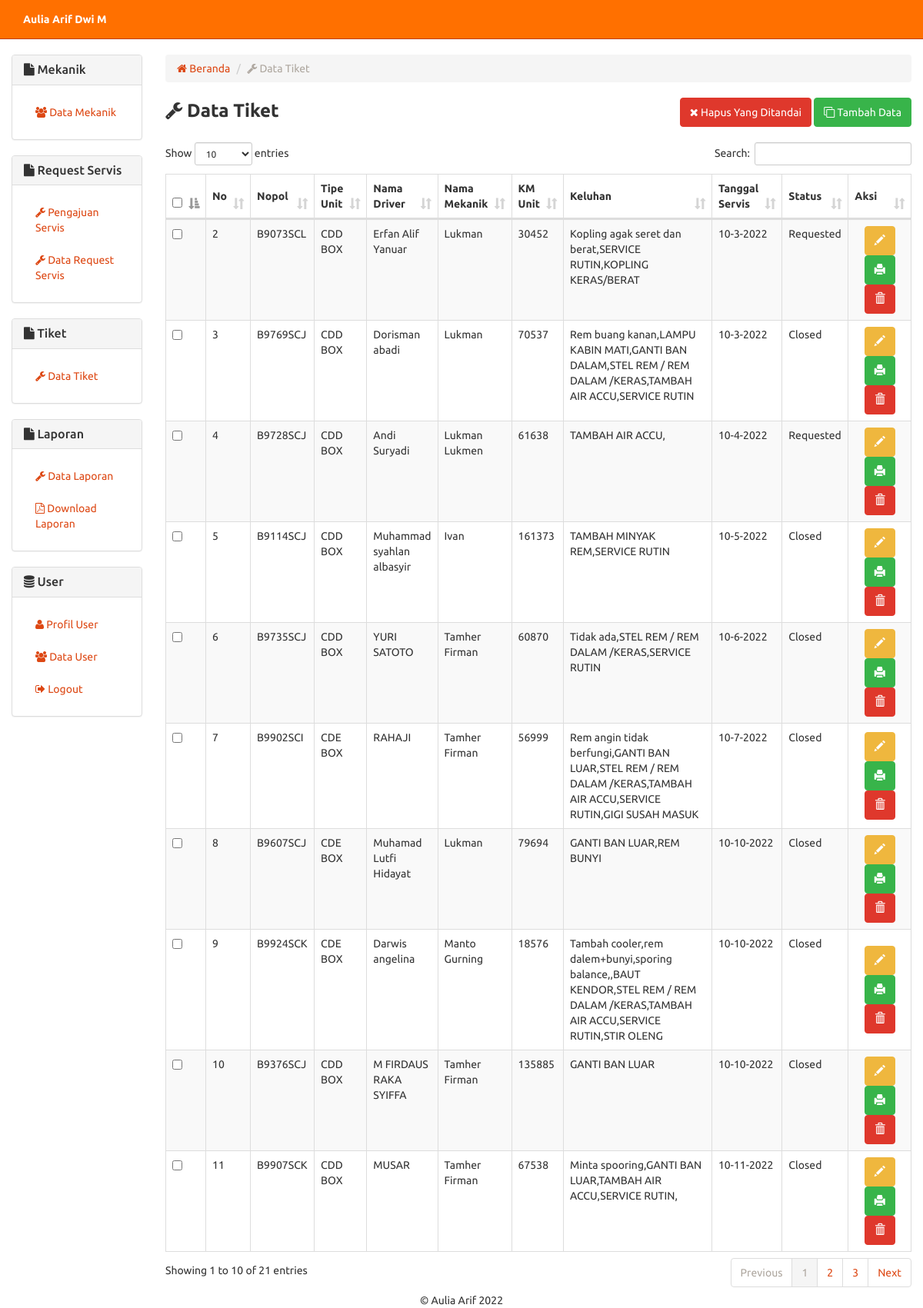
The page /tiket.php (signed in) on the database as committed earlier.
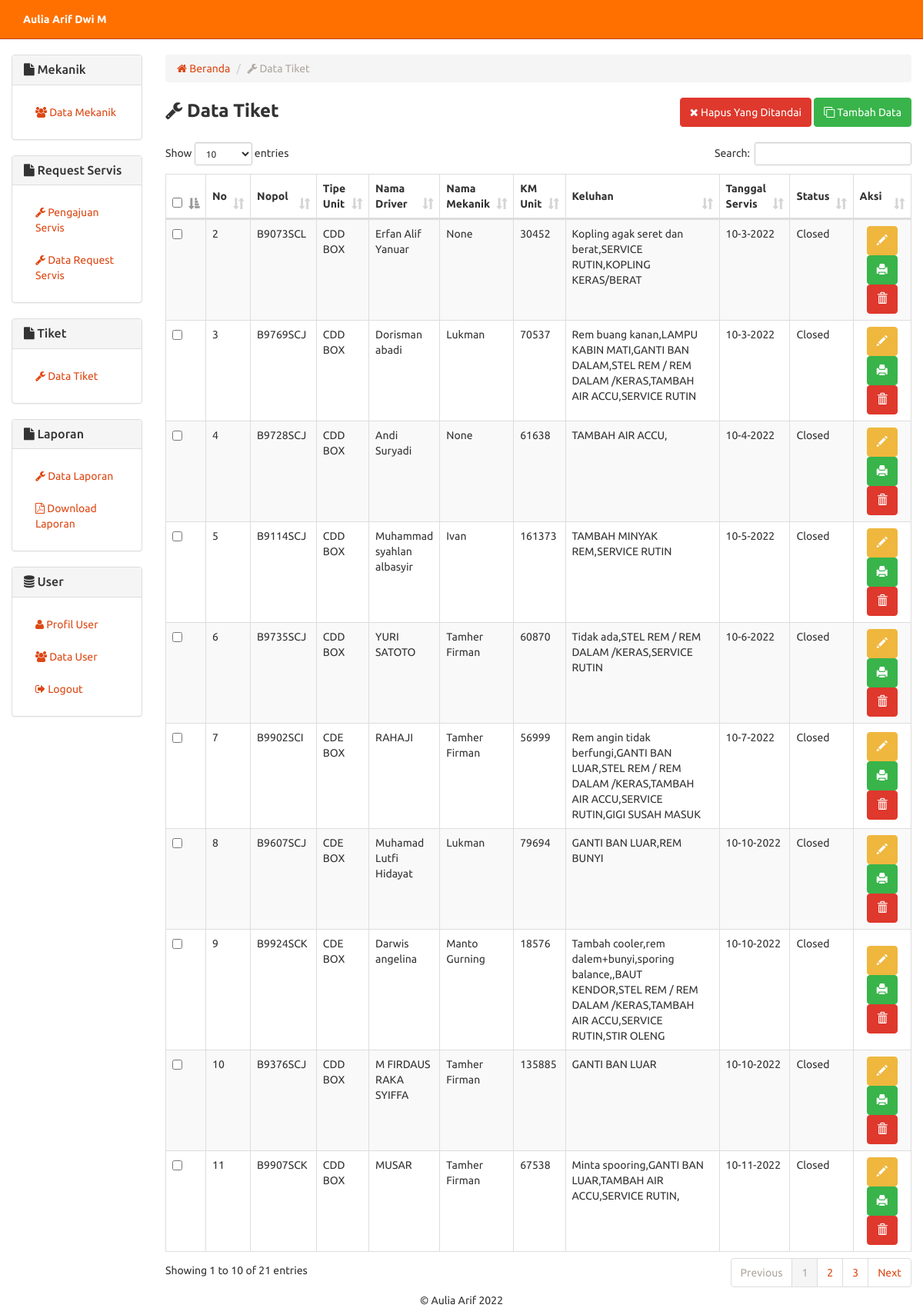
The same page on the database as committed later.
### tables this page shows
CREATE TABLE `tiket` (
  `no_tiket` int(5) NOT NULL,
  `nopol` varchar(10) NOT NULL,
  `tipe_unit` varchar(10) NOT NULL,
  `nama_driver` varchar(30) NOT NULL,
  `nama_mekanik` varchar(30) DEFAULT NULL,
  `km_unit` varchar(6) NOT NULL,
  `keluhan` varchar(200) NOT NULL,
  `tanggal_servis` varchar(15) DEFAULT NULL,
  `status` varchar(10) NOT NULL
);

### includes/tiket.inc.php (called while the page is built, shortened)
<?php
class Tiket{
  private $conn;
  public function __construct($db){
    $this->conn = $db;
  }
	function readAll(){
	    $query = "SELECT * FROM tiket
		         ";
		$stmt = $this->conn->prepare( $query );
		$stmt->execute();
		return $stmt;
	}
	function countAll(){
		$query = "SELECT * FROM tiket
		         #JOIN mekanik ON tiket.nama_mekanik=mekanik.nama_mekanik
		          #JOIN 213_pelanggan ON tiket.id_pelanggan=213_pelanggan.id_pelanggan
		          #JOIN 213_sparepart ON tiket.id_sparepart=213_sparepart.id_sparepart
		          #JOIN unit ON tiket.nopol=unit.nopol";
		$stmt = $this->conn->prepare( $query );
		$stmt->execute();
		return $stmt->rowCount();
	}
}
?>

### tiket.php (the view, shortened to what this page needs)
<?php
include "header.php";
include_once 'includes/tiket.inc.php';
$pro = new Tiket($db);
$stmt = $pro->readAll();
            ?>
<div class="row">
	<div class="col-xs-12 col-sm-12 col-md-2">
		  	<?php
			include_once 'sidebar.php';
			?>
	</div>
	<div class="col-xs-12 col-sm-12 col-md-10">
	<ol class="breadcrumb">
	  <li><a href="index.php"><span class="fa fa-home"></span> Beranda</a></li>
	  <li class="active"><span class="fa fa-wrench"></span> Data Tiket</li>
	</ol>
<form method="post">
    <div class="row">
        <div class="col-md-6 text-left">
            <strong style="font-size:18pt;"><span class="fa fa-wrench"></span> Data Tiket</strong>
        </div>
        <div class="col-md-6 text-right">
            <button type="submit" name="hapus-contengan" class="btn btn-danger"><span class="fa fa-close"></span> Hapus Yang Ditandai</button>
            <button type="button" onclick="location.href='tiket-baru.php'" class="btn btn-success"><span class="fa fa-clone"></span> Tambah Data</button>
        </div>
    </div>
    <br/>
    <table width="100%" class="table table-striped table-bordered" id="tabeldata">
        <thead>
            <tr class="text-center">
                <th width="10px"><input type="checkbox" name="select-all" id="select-all" /></th>
                <th style="vertical-align:middle;">No</th>
                <th style="vertical-align:middle;">Nopol</th>
                <th style="vertical-align:middle;">Tipe Unit</th>
                <th style="vertical-align:middle;">Nama Driver</th>
                <th style="vertical-align:middle;">Nama Mekanik</th>
                <th style="vertical-align:middle;">KM Unit</th>
                <th style="vertical-align:middle;">Keluhan</th>
				<th style="vertical-align:middle;">Tanggal Servis</th>
                <th style="vertical-align:middle;">Status</th>
                <th style="vertical-align:middle;" width="110px">Aksi</th>
            </tr>
        </thead>
               <tbody>
    <?php
    while ($row = $stmt->fetch(PDO::FETCH_ASSOC)){
    ?>
            <tr>
            <td style="vertical-align:center;"><input type="checkbox" value="<?php echo $row['no_tiket'] ?>" name="checkbox[]" /></td>
            <td style="vertical-align:center;"><?php echo $row['no_tiket'] ?></td>
            <td style="vertical-align:center;"><?php echo $row['nopol'] ?></td>
            <td style="vertical-align:center;"><?php echo $row['tipe_unit'] ?></td>
            <td style="vertical-align:center;"><?php echo $row['nama_driver'] ?></td>
    	    <td style="vertical-align:center;"><?php echo $row['nama_mekanik'] ?></td>
            <td style="vertical-align:center;"><?php echo $row['km_unit'] ?></td>
            <td style="vertical-align:center;"><?php echo $row['keluhan'] ?></td>
		    <td style="vertical-align:center;"><?php echo $row['tanggal_servis'] ?></td>
            <td style="vertical-align:center;"><?php echo $row['status'] ?></td>
            <td class="text-center" style="vertical-align:middle;">
                <a href="tiket-ubah.php?id=<?php echo $row['no_tiket'] ?>" class="btn btn-warning"><span class="glyphicon glyphicon-pencil" aria-hidden="true"></span></a>
                <a href="tiket-cetak.php?id=<?php echo $row['no_tiket'] ?>" class="btn btn-success" target="_blank"><span class="glyphicon glyphicon-print" aria-hidden="true"></span></a>
    		  <a href="tiket-hapus.php?id=<?php echo $row['no_tiket'] ?>" onclick="return confirm('Yakin ingin menghapus data?')" class="btn btn-danger"><span class="glyphicon glyphicon-trash" aria-hidden="true"></span></a>
    	    </td>
            </tr>
		 <?php
    }
    ?>
        </tbody>
    </table>
    </form>
</div>
</div>
<?php include "footer.php"; ?>

Rows that differ between the two databases and show on the page:
changed tiket "B9073SCL": nama_mekanik "Lukman" → "None"; status "Requested" → "Closed"
changed tiket "B9728SCJ": nama_mekanik "Lukman Lukmen" → "None"; status "Requested" → "Closed"
